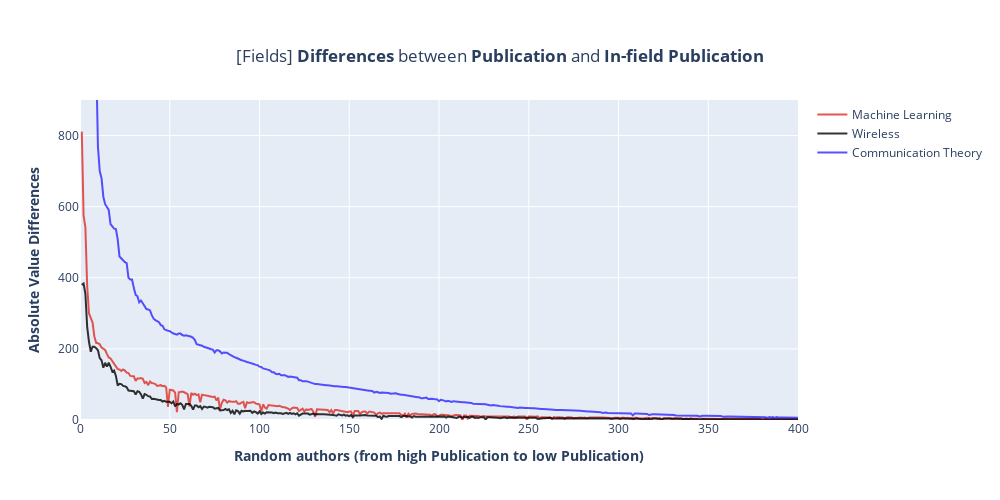

Source (notebook cell):
### Code cell
ml.sort_values('pubs_count', ascending=False, inplace=True)
ml['rank_pub'] = range(1, ml.shape[0]+1)

wl.sort_values('pubs_count', ascending=False, inplace=True)
wl['rank_pub'] = range(1, wl.shape[0]+1)

ct.sort_values('pubs_count', ascending=False, inplace=True)
ct['rank_pub'] = range(1, ct.shape[0]+1)

fig = go.Figure()
# In machine learning field
fig.add_trace(go.Scatter(name='Machine Learning', x=ml['rank_pub'], y=ml['diff_infield_pubs'],
               marker=dict(color='rgba(222,45,38,0.8)',)),)

# In wireless field
fig.add_trace(go.Scatter(name='Wireless', x=wl['rank_pub'], y=wl['diff_infield_pubs'],
               marker=dict(color='rgba(0,0,0,0.8)',)),)

# In communication theory field
fig.add_trace(go.Scatter(name='Communication Theory', x=ct['rank_pub'], y=ct['diff_infield_pubs'],
               marker=dict(color='rgba(45,38,255,0.8)',)),)

# Set parameters for the plot
fig.update_xaxes(title_text="<b>Random authors (from high Publication to low Publication)</b>", range=[0, 400])
fig.update_yaxes(title_text="<b>Absolute Value Differences</b>", range=[0, 900])
fig.update_layout(title={'text': "[Fields] <b>Differences</b> between <b>Publication</b> and <b>In-field Publication</b>",
                                          'y':0.9,'x':0.5,'xanchor': 'center','yanchor': 'top'},
                  autosize=False, width=1000,height=500,)
fig.update_xaxes()
fig.show()

### Figure 1 — Plotly figure (JSON) as saved in the notebook; plotly's stock layout.template omitted (floating-point values rounded to 4 significant figures; data arrays with more than 128 entries replaced by an {"elided": "..."} marker saying what was removed)
{"data": [{"marker": {"color": "rgba(222,45,38,0.8)"}, "name": "Machine Learning", "type": "scatter", "x": {"elided": "998 int values"}, "y": {"elided": "998 int values"}}, {"marker": {"color": "rgba(0,0,0,0.8)"}, "name": "Wireless", "type": "scatter", "x": {"elided": "996 int values"}, "y": {"elided": "996 int values"}}, {"marker": {"color": "rgba(45,38,255,0.8)"}, "name": "Communication Theory", "type": "scatter", "x": {"elided": "998 int values"}, "y": {"elided": "998 int values"}}], "layout": {"autosize": false, "height": 500, "title": {"text": "[Fields] <b>Differences</b> between <b>Publication</b> and <b>In-field Publication</b>", "x": 0.5, "xanchor": "center", "y": 0.9, "yanchor": "top"}, "width": 1000, "xaxis": {"range": [0, 400], "title": {"text": "<b>Random authors (from high Publication to low Publication)</b>"}}, "yaxis": {"range": [0, 900], "title": {"text": "<b>Absolute Value Differences</b>"}}}}
